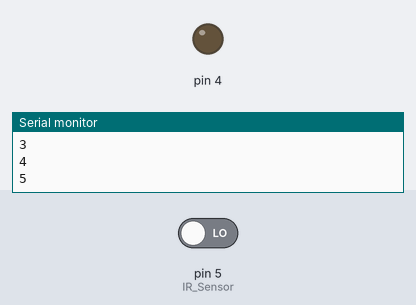
This sketch was run on a simulated Arduino Uno, built with avr-gcc and run on an emulated ATmega328P. Parts: output pins drawn as LEDs (lit = HIGH), the last lines printed to the serial monitor. The test bench sets the inputs (shaded band); at power-on: pin 5 (IR_Sensor) LOW.

Above: at 1.4 s.
1.5 s: pin 5 (IR_Sensor) driven HIGH
At 1.9 s:
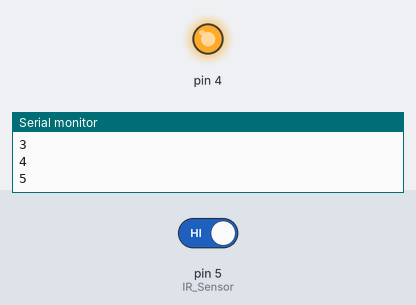
3.0 s: pin 5 (IR_Sensor) driven LOW
At 4.1 s:
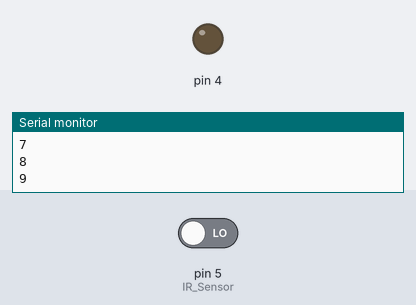
Timing chart, 0 to 6.0 s (numbered marks = the images above; inputs shaded):
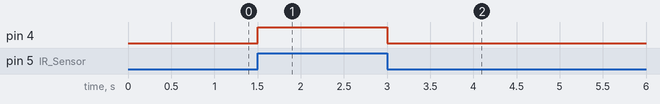

The sketch:

pill_detech_counter.ino
```cpp
const int IR_Sensor=5;
int counter = 0;

void setup() {

// initialize the digital pin as an output.

// Pin 13 has an LED  on  Arduino boards:
  Serial.begin(9600);
   while (! Serial);
pinMode(4, OUTPUT);

//Pin 2 is connected to the output of IR_Sensor

pinMode(IR_Sensor,INPUT);

}

void loop() {

if(digitalRead(IR_Sensor)==HIGH)      //Check the sensor output

{
  digitalWrite(4, HIGH);   // set the LED on

}

else

{


digitalWrite(4, LOW);    // set the LED off

  counter++;
  Serial.println(counter);
  delay(300);
}

delay(1);              // wait for a second

}
```

Measured:
- after the input at 1.5 s, pin 4: LOW → HIGH at once
- after the input at 3.0 s, pin 4: HIGH → LOW at once
